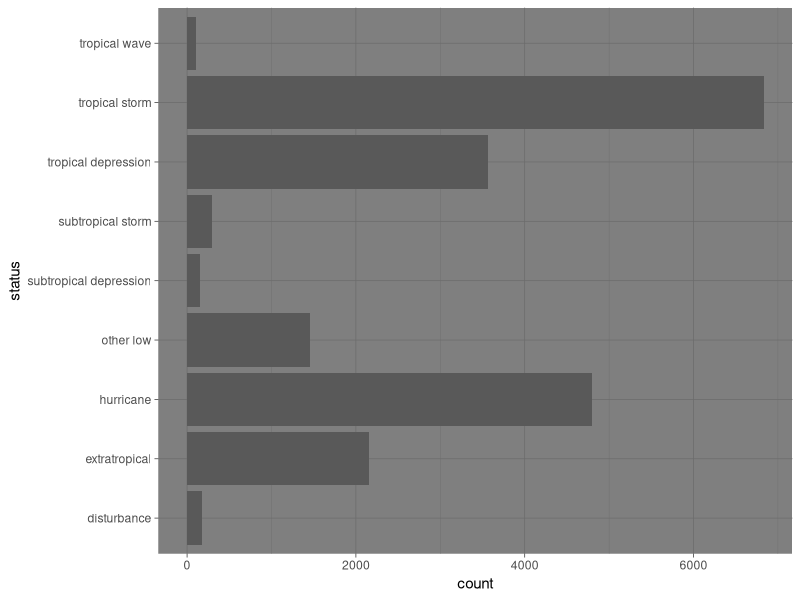
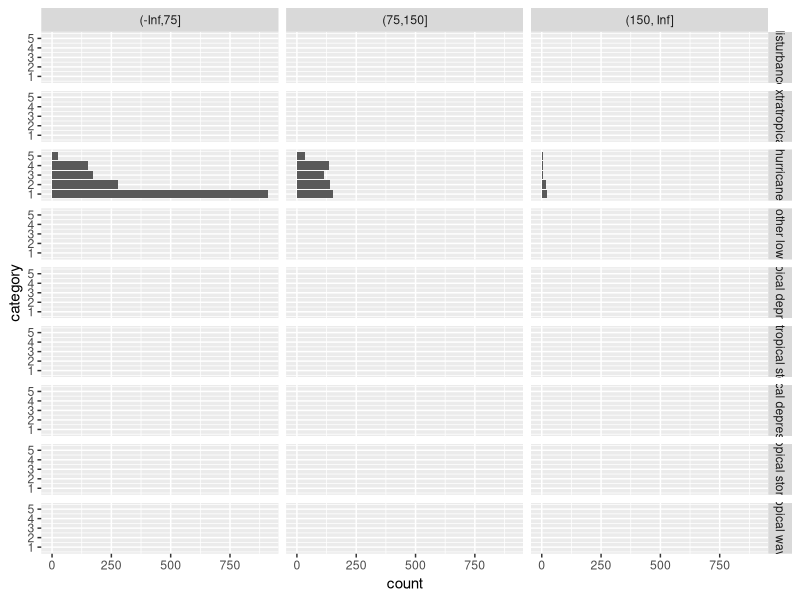

Reproduce these figures in R, in order.
## ---- chunk 1
data("PlantGrowth")
## ---- chunk 2
my_range <- max(PlantGrowth$weight)-min(PlantGrowth$weight)
my_range
## ---- chunk 3
my_range/4
## ---- chunk 4
sd(PlantGrowth$weight)
## ---- chunk 5
control_group_weight <- PlantGrowth$weight[ PlantGrowth$group == "ctrl" ]
quantile(control_group_weight,0.50) # or median(control_group_weight)
## ---- chunk 6
library(kableExtra)
library(tidyverse)
kable(table(PlantGrowth$group))
## ---- chunk 7
data("iris")
library("tidyverse")
## ---- chunk 8
# 
grouped_iris <- group_by(iris,Species)
# 
summarized_data <- summarize(grouped_iris,median = median(Petal.Length))
# 
summarized_data
## ---- chunk 9
# 
grouped_iris <- group_by(iris,Species)
# 
summarized_data <- summarize(grouped_iris,
                             median = median(Petal.Length),
                             std.dev = sd(Petal.Length),
                             group_size = n())
# 
summarized_data
## ---- chunk 10
iris %>% 
  group_by(Species) %>%
  summarize(median = median(Petal.Length)) %>%
  print()
## ---- chunk 11
iris %>%
  group_by(Species) %>%
  summarize(Minimum.Sepal.Length = min(Sepal.Length),
            Maximum.Sepal.Length = max(Sepal.Length),
            Minimum.Sepal.Width = min(Sepal.Width),
            Maximum.Sepal.Width = max(Sepal.Width)) %>%
  kable()
## ---- chunk 12
data("iris")
## ---- chunk 13
mean(iris$Petal.Length)
## ---- chunk 14
pl <- iris$Petal.Length
# 
n <- length(pl)
#
center <- mean(pl)
#
t_star <- qt(0.975,df=n-1)
# 
scalar <- sd(pl)/sqrt(n)
#
margin_of_error <- t_star * scalar
#
confidence_interval <- center + c(-1,1)*margin_of_error
confidence_interval
## ---- chunk 15
library(tidyverse)
data("storms")
## ---- chunk 16
ggplot(data=storms,aes(y=status)) +
  geom_bar() +
  theme_dark()
## ---- chunk 17
filter <- !is.na(storms$hurricane_force_diameter)
hfd <- storms[ filter, ]
## ---- chunk 18
hfd$hurricane_force <- cut(hfd$hurricane_force_diameter,breaks=5)
## ---- chunk 19
hfd$hurricane_force <- cut(hfd$hurricane_force_diameter,breaks=c(-Inf,75,150,Inf))
## ---- chunk 20
ggplot(data=hfd,aes(y=category)) +
  geom_bar() +
  facet_grid(rows = vars(status),cols = vars(hurricane_force))
